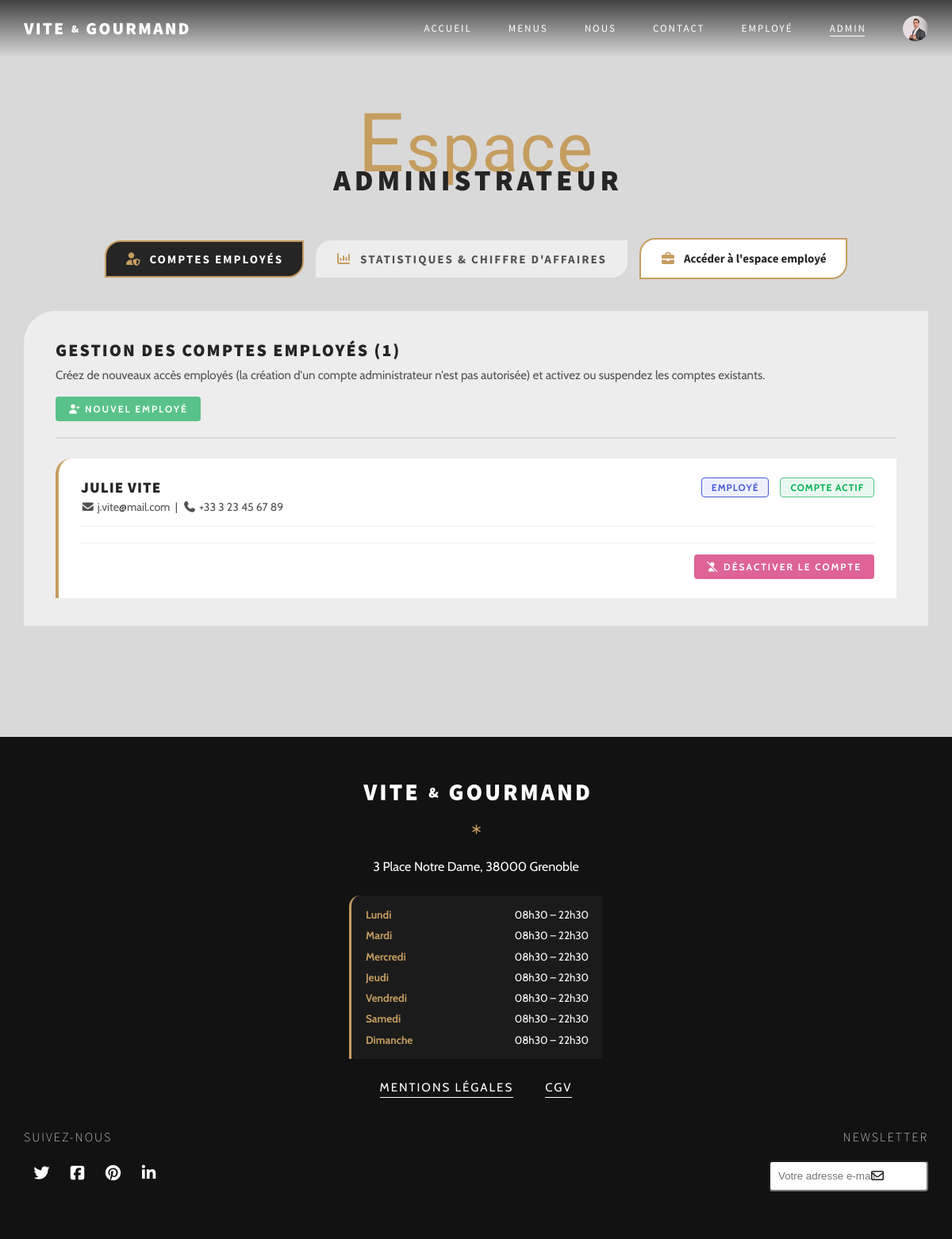
The app's page /admin (signed in) with its own data.
### tables this page shows
CREATE TABLE utilisateurs (
	id_utilisateur INT PRIMARY KEY AUTO_INCREMENT,
	nom VARCHAR(50) NOT NULL,
	prenom VARCHAR(50) NOT NULL,
	email VARCHAR(100) NOT NULL,
	mot_de_passe VARCHAR(255) NOT NULL,
	telephone VARCHAR(50) NOT NULL,
	adresse VARCHAR(100) NOT NULL,
	code_postal INT NOT NULL,
	ville VARCHAR(50) NOT NULL,
    photo VARCHAR(255),
	role INT NOT NULL,
    actif BOOLEAN NOT NULL DEFAULT TRUE,
    reset_token VARCHAR(64) NULL,
    reset_expires_at DATETIME NULL,
    CONSTRAINT chk_utilisateurs_actif
        CHECK (actif IN (0, 1)),
    INDEX idx_utilisateurs_reset_token (reset_token),
	FOREIGN KEY (role) REFERENCES roles(id_role)
);

CREATE TABLE roles (
	id_role INT PRIMARY KEY AUTO_INCREMENT,
	libelle VARCHAR(100) NOT NULL
);

CREATE TABLE horaires (
    id_horaire INT PRIMARY KEY AUTO_INCREMENT,
    jour VARCHAR(20) NOT NULL,
    heure_ouverture TIME NULL,
    heure_fermeture TIME NULL,
    ferme BOOLEAN NOT NULL DEFAULT FALSE,
    CONSTRAINT chk_horaires_ferme
        CHECK (ferme IN (0, 1))
);

### views/pages/admin.php (the view, shortened to what the rows shown need)
<!DOCTYPE html>
<html lang="fr">
<head>
    <link rel="stylesheet" href="https://cdnjs.cloudflare.com/ajax/libs/font-awesome/7.3.0/css/all.min.css">
    <link rel="stylesheet" href="css/style.css">
</head>
<body>
    <section class="admin-section first-section">
        <div class="container">
            <h2 class="sub-headline title-down">
                <span class="first-letter">E</span>space
            </h2>
            <h1 class="headline title-up">Administrateur</h1>
            <div
                id="admin-tab-employes"
                role="tabpanel"
                aria-labelledby="admin-tab-btn-employes"
                class="admin-panel <?= $activeTab === 'employes' ? 'active' : '' ?>"
            >
                <div class="employe-card">
                    <div class="employe-card-body">
                        <?php if (empty($employees)): ?>
                            <p class="employe-placeholder">Aucun compte employé enregistré.</p>
                        <?php else: ?>
                            <div class="employe-orders-list">
                                <?php foreach ($employees as $employee): ?>
                                    <?php
                                        $isActive = $employee->isActive();
                                    ?>
                                    <article class="employe-order-item">
                                        <div class="employe-order-header">
                                            <div>
                                                <h4 class="employe-order-title">
                                                    <?= htmlspecialchars($employee->getFirstName() . ' ' . $employee->getLastName(), ENT_QUOTES, 'UTF-8') ?>
                                                </h4>
                                                <span class="employe-order-sub">
                                                    <i class="fa-solid fa-envelope"></i>
                                                    <?= htmlspecialchars($employee->getEmail(), ENT_QUOTES, 'UTF-8') ?>
                                                    &nbsp;|&nbsp;
                                                    <i class="fa-solid fa-phone"></i>
                                                    <?= htmlspecialchars($employee->getPhone(), ENT_QUOTES, 'UTF-8') ?>
                                                </span>
                                            </div>
                                            <div class="employe-order-badges">
                                                <span class="employe-status-badge badge-encours">
                                                    <?= htmlspecialchars($employee->getRole()->getLabel(), ENT_QUOTES, 'UTF-8') ?>
                                                </span>
                                                <span class="employe-status-badge <?= $isActive ? 'badge-valide' : 'badge-refuse' ?>">
                                                    <?= $isActive ? 'Compte actif' : 'Compte désactivé' ?>
                                                </span>
                                            </div>
                                        </div>
                                        <div class="employe-avis-actions">
                                            <form method="post" action="/admin/employes/statut" class="employe-inline-form">
                                                <?php if ($isActive): ?>
                                                    <button type="submit" class="employe-action-btn btn-reject">
                                                        <i class="fa-solid fa-user-slash"></i> Désactiver le compte
                                                    </button>
                                                <?php else: ?>
                                                    <button type="submit" class="employe-action-btn btn-approve">
                                                        <i class="fa-solid fa-user-check"></i> Réactiver le compte
                                                    </button>
                                                <?php endif; ?>
                                            </form>
                                        </div>
                                    </article>
                                <?php endforeach; ?>
                            </div>
                        <?php endif; ?>
                    </div>
                </div>
            </div>
        </div>
    </section>
    <?php
        require __DIR__ . '/../layouts/footer.php';
    ?>
</body>
</html>

### views/layouts/footer.php (shortened to what the rows shown need)
<footer>
    <div class="container">
        <div class="footer-content">
            <div class="footer-content-about">
                <?php if (!empty($horaires)): ?>
                    <ul class="footer-horaires" aria-label="Horaires d'ouverture">
                        <?php foreach ($horaires as $horaire): ?>
                            <li class="footer-horaire-item">
                                <span class="footer-horaire-day"><?= htmlspecialchars($horaire->getDay(), ENT_QUOTES, 'UTF-8') ?></span>
                                <span class="footer-horaire-slot"><?= htmlspecialchars($horaire->getFormattedSlot(), ENT_QUOTES, 'UTF-8') ?></span>
                            </li>
                        <?php endforeach; ?>
                    </ul>
                <?php else: ?>
                    <p>Ouvert du lundi au dimanche de 11h30 à 22h30</p>
                <?php endif; ?>
            </div>
        </div>
    </div>
</footer>

### records on screen
utilisateurs: $employee->getFirstName() . ' ' . $employee->getLastName() "JULIE VITE", email "j.vite@mail.com", telephone "+33 3 23 45 67 89", role.libelle "EMPLOYÉ"
horaires: jour "Lundi", $horaire->getFormattedSlot() "08h30 – 22h30"
horaires: jour "Mardi", $horaire->getFormattedSlot() "08h30 – 22h30"
horaires: jour "Mercredi", $horaire->getFormattedSlot() "08h30 – 22h30"
horaires: jour "Jeudi", $horaire->getFormattedSlot() "08h30 – 22h30"
horaires: jour "Vendredi", $horaire->getFormattedSlot() "08h30 – 22h30"
horaires: jour "Samedi", $horaire->getFormattedSlot() "08h30 – 22h30"
horaires: jour "Dimanche", $horaire->getFormattedSlot() "08h30 – 22h30"

### other values on screen
count($employees ?? []) "1"
